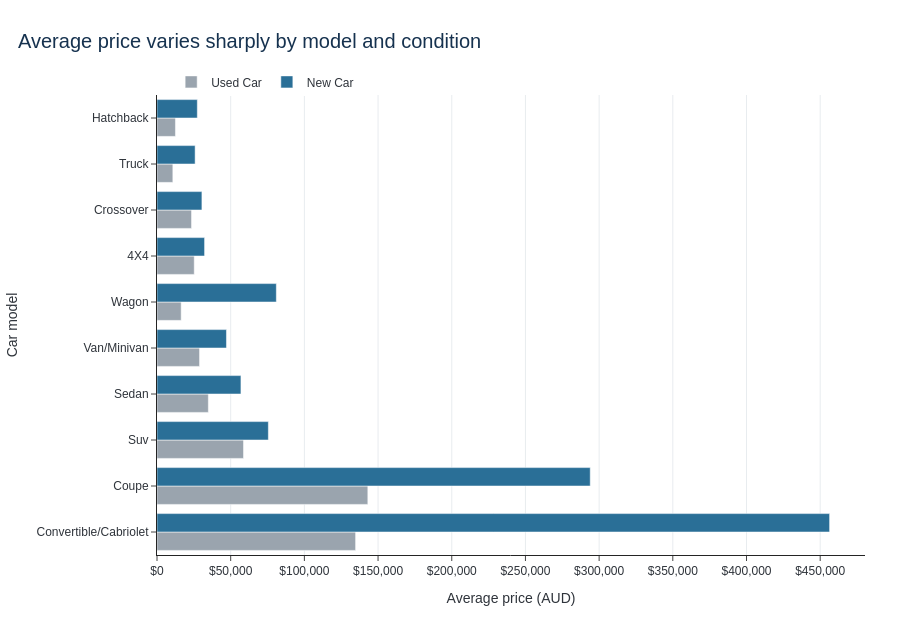

Notebook cell for this chart:
### Markdown cell above
The interactive scatterplot lets users identify individual cars through hover information, zoom into dense areas and click the condition legend to compare new and used cars. This adds detail that cannot be displayed clearly in the static chart.

### Code cell
interactiveModelData = (dfCarData.groupby(["car_model", "condition"])["price"]
                        .agg(average_price="mean", median_price="median", listings="size")
                        .reset_index())
interactiveModelData["car_model_display"] = interactiveModelData["car_model"].str.title()
interactiveModelData["condition_display"] = interactiveModelData["condition"].str.title()

interactiveModel = px.bar(
    interactiveModelData, x="average_price", y="car_model_display",
    color="condition_display", orientation="h", barmode="group",
    hover_data={"median_price": ":,.0f", "listings": True},
    labels={"average_price": "Average price (AUD)",
            "car_model_display": "Car model",
            "condition_display": "Condition",
            "median_price": "Median price", "listings": "Listings"},
    color_discrete_map={"Used Car": consultingGrey, "New Car": consultingBlue},
    category_orders={"condition_display": ["Used Car", "New Car"],
                     "car_model_display": list(averageModelPrice.index)},
    title="Average price varies sharply by model and condition"
)
interactiveModel.update_layout(
    template="simple_white", height=620, font={"family": "Arial", "color": consultingCharcoal},
    title={"x": 0.02, "font": {"size": 20, "color": consultingNavy}},
    legend={"title": None, "orientation": "h", "x": 0.02, "y": 1.06},
    margin={"l": 125, "r": 35, "t": 95, "b": 65},
    plot_bgcolor="white", paper_bgcolor="white"
)
interactiveModel.update_xaxes(showgrid=True, gridcolor=consultingLightGrey,
                              zeroline=False, tickprefix="$", tickformat=",.0f")
interactiveModel.update_yaxes(showgrid=False)
interactiveModel.show()

### Figure 1 — Plotly figure (JSON) as saved in the notebook; plotly's stock layout.template omitted (floating-point values rounded to 4 significant figures)
{"data": [{"alignmentgroup": "True", "customdata": [[22270.0, 1699.0], [80970.0, 81.0], [40490.0, 157.0], [24090.0, 2112.0], [12750.0, 2614.0], [20200.0, 8880.0], [33400.0, 7809.0], [8907.0, 255.0], [15590.0, 805.0], [3846.0, 6.0]], "hovertemplate": "Condition=Used Car<br>Average price (AUD)=%{x}<br>Car model=%{y}<br>Median price=%{customdata[0]:,.0f}<br>Listings=%{customdata[1]}<extra></extra>", "legendgroup": "Used Car", "marker": {"color": "#9AA4AE", "pattern": {"shape": ""}}, "name": "Used Car", "offsetgroup": "Used Car", "orientation": "h", "showlegend": true, "textposition": "auto", "type": "bar", "x": [25270.0, 134800.0, 143000.0, 23430.0, 12520.0, 34830.0, 58690.0, 10740.0, 28880.0, 16400.0], "xaxis": "x", "y": ["4X4", "Convertible/Cabriolet", "Coupe", "Crossover", "Hatchback", "Sedan", "Suv", "Truck", "Van/Minivan", "Wagon"], "yaxis": "y"}, {"alignmentgroup": "True", "customdata": [[30610.0, 680.0], [121500.0, 11.0], [121500.0, 23.0], [29310.0, 629.0], [21460.0, 159.0], [28700.0, 1337.0], [40490.0, 2782.0], [21720.0, 156.0], [34370.0, 281.0], [80970.0, 2.0]], "hovertemplate": "Condition=New Car<br>Average price (AUD)=%{x}<br>Car model=%{y}<br>Median price=%{customdata[0]:,.0f}<br>Listings=%{customdata[1]}<extra></extra>", "legendgroup": "New Car", "marker": {"color": "#2A6F97", "pattern": {"shape": ""}}, "name": "New Car", "offsetgroup": "New Car", "orientation": "h", "showlegend": true, "textposition": "auto", "type": "bar", "x": [32280.0, 456400.0, 294000.0, 30480.0, 27360.0, 56950.0, 75560.0, 25870.0, 47130.0, 80970.0], "xaxis": "x", "y": ["4X4", "Convertible/Cabriolet", "Coupe", "Crossover", "Hatchback", "Sedan", "Suv", "Truck", "Van/Minivan", "Wagon"], "yaxis": "y"}], "layout": {"barmode": "group", "font": {"color": "#2F343B", "family": "Arial"}, "height": 620, "legend": {"orientation": "h", "title": {}, "tracegroupgap": 0, "x": 0.02, "y": 1.06}, "margin": {"b": 65, "l": 125, "r": 35, "t": 95}, "paper_bgcolor": "white", "plot_bgcolor": "white", "title": {"font": {"color": "#16324F", "size": 20}, "text": "Average price varies sharply by model and condition", "x": 0.02}, "xaxis": {"anchor": "y", "domain": [0, 1], "gridcolor": "#E8ECEF", "showgrid": true, "tickformat": ",.0f", "tickprefix": "$", "title": {"text": "Average price (AUD)"}, "zeroline": false}, "yaxis": {"anchor": "x", "categoryarray": ["Convertible/Cabriolet", "Coupe", "Suv", "Sedan", "Van/Minivan", "Wagon", "4X4", "Crossover", "Truck", "Hatchback"], "categoryorder": "array", "domain": [0, 1], "showgrid": false, "title": {"text": "Car model"}}}}
